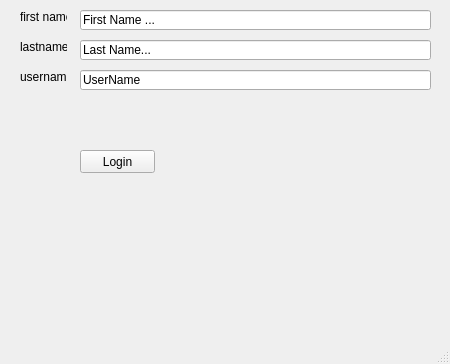
<?xml version="1.0" encoding="UTF-8"?>
<ui version="4.0">
 <class>MainWindow</class>
 <widget class="QMainWindow" name="MainWindow">
  <property name="geometry">
   <rect>
    <x>0</x>
    <y>0</y>
    <width>450</width>
    <height>364</height>
   </rect>
  </property>
  <property name="windowTitle">
   <string>MainWindow</string>
  </property>
  <widget class="QWidget" name="centralwidget">
   <widget class="QPushButton" name="pushButton">
    <property name="geometry">
     <rect>
      <x>80</x>
      <y>150</y>
      <width>75</width>
      <height>23</height>
     </rect>
    </property>
    <property name="text">
     <string>Login</string>
    </property>
   </widget>
   <widget class="QLineEdit" name="lineEdit">
    <property name="geometry">
     <rect>
      <x>80</x>
      <y>10</y>
      <width>351</width>
      <height>20</height>
     </rect>
    </property>
    <property name="text">
     <string>First Name ...</string>
    </property>
   </widget>
   <widget class="QLineEdit" name="lineEdit_2">
    <property name="geometry">
     <rect>
      <x>80</x>
      <y>40</y>
      <width>351</width>
      <height>20</height>
     </rect>
    </property>
    <property name="text">
     <string>Last Name...</string>
    </property>
   </widget>
   <widget class="QLineEdit" name="lineEdit_3">
    <property name="geometry">
     <rect>
      <x>80</x>
      <y>70</y>
      <width>351</width>
      <height>20</height>
     </rect>
    </property>
    <property name="text">
     <string>UserName</string>
    </property>
   </widget>
   <widget class="QLabel" name="label">
    <property name="geometry">
     <rect>
      <x>20</x>
      <y>10</y>
      <width>47</width>
      <height>13</height>
     </rect>
    </property>
    <property name="text">
     <string>first name:</string>
    </property>
   </widget>
   <widget class="QLabel" name="label_2">
    <property name="geometry">
     <rect>
      <x>20</x>
      <y>40</y>
      <width>47</width>
      <height>13</height>
     </rect>
    </property>
    <property name="text">
     <string>lastname</string>
    </property>
   </widget>
   <widget class="QLabel" name="label_3">
    <property name="geometry">
     <rect>
      <x>20</x>
      <y>70</y>
      <width>47</width>
      <height>13</height>
     </rect>
    </property>
    <property name="text">
     <string>username</string>
    </property>
   </widget>
  </widget>
  <widget class="QMenuBar" name="menubar">
   <property name="geometry">
    <rect>
     <x>0</x>
     <y>0</y>
     <width>450</width>
     <height>21</height>
    </rect>
   </property>
  </widget>
  <widget class="QStatusBar" name="statusbar"/>
 </widget>
 <resources/>
 <connections/>
</ui>
